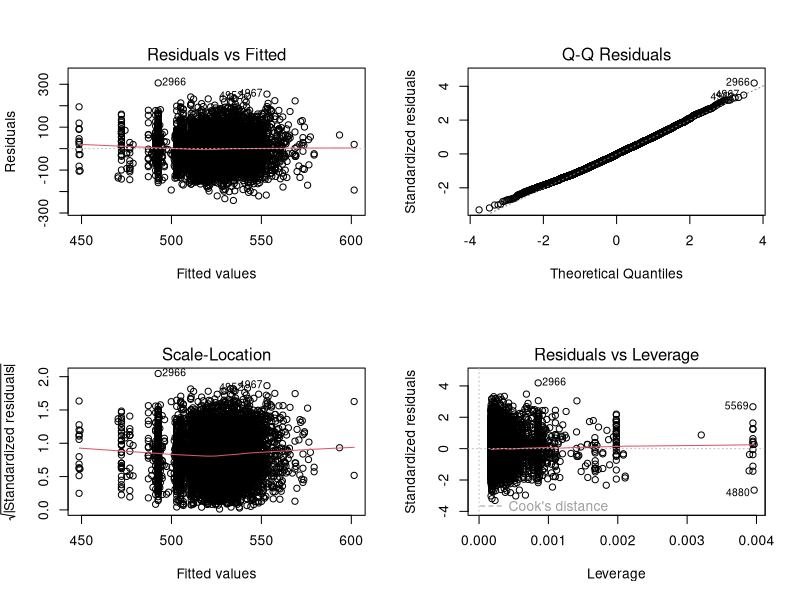

Here is the R script that generated this plot:
pisa = read.csv("./PISA VN 2015.csv")
attach(pisa)
names(pisa)

# Bai 3
data_filtered <- subset(pisa$Gender, pisa$PV1READ >= 500)
table(data_filtered)


cor.test(pisa$PV1SCIE, pisa$WEALTH)

# Bai 4
# Ve mo hinh hoi quy

fit = lm(pisa$PV1SCIE ~ pisa$WEALTH)
par(mfrow=c(2,2))
plot(fit)

# Thong tin mo hinh
summary(fit)